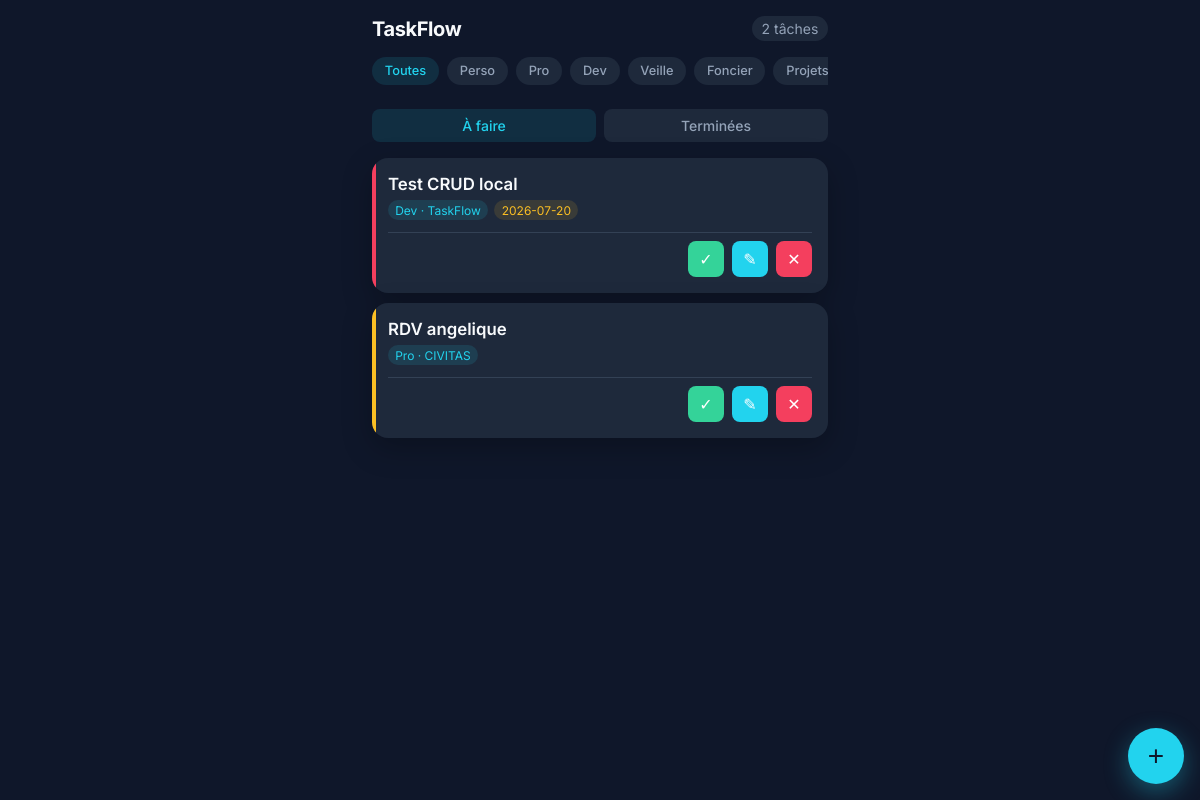
The page / on the database its author committed.
### tables this page shows
CREATE TABLE tasks (id INTEGER PRIMARY KEY AUTOINCREMENT, title TEXT NOT NULL, category TEXT NOT NULL, subcategory TEXT, priority INTEGER CHECK(priority BETWEEN 1 AND 3), due_at TEXT, done INTEGER DEFAULT 0, created_at TEXT DEFAULT CURRENT_TIMESTAMP, done_at TEXT);

### src/TaskRepository.php (called while the page is built, shortened)
<?php
final class TaskRepository
{
    private PDO $pdo;
    public function __construct(PDO $pdo)
    {
        $this->pdo = $pdo;
    }
    public function findIncomplete(?string $category = null): array
    {
        $sql = 'SELECT * FROM tasks WHERE done = 0';
        $params = [];
        $sql .= ' ORDER BY due_at IS NULL, due_at ASC, priority ASC';
        $stmt = $this->pdo->prepare($sql);
        $stmt->execute($params);
        return $stmt->fetchAll();
    }
    public function categories(): array
    {
        return [
            'Perso' => ['Courses', 'Santé', 'Famille'],
            'Pro' => ['Roland', 'CIVITAS', 'Appels'],
            'Dev' => ['TaskFlow', 'Matricothèque', 'LMLaP'],
            'Veille' => ['Météo', 'Veille-tech', 'Veille-concurrence'],
            'Foncier' => ['Carte', 'Dossiers', 'RDV'],
            'Projets' => ['Bougies', 'VINYLS', 'Fundisc'],
            'Administratif' => ['Impôt', 'Banque', 'Assurance'],
        ];
    }
}

### public/index.php (the view, shortened to what this page needs)
<?php
$dbPath = __DIR__ . '/taskflow.db';
if (!file_exists($dbPath)) {
    $dbPath = __DIR__ . '/taskflow.sqlite';
    if (!file_exists($dbPath)) {
        $dbPath = __DIR__ . '/../data/taskflow.db';
    }
}
$pdo = Database::get($dbPath);
$repo = new TaskRepository($pdo);
$categories = $repo->categories();
$view = $_GET['view'] ?? 'todo';
if ($view !== 'done') {
    $view = 'todo';
}
$filter = $_GET['category'] ?? null;
$tasks = $view === 'todo' ? $repo->findIncomplete($filter) : $repo->findDone();
?>
<!DOCTYPE html>
<html lang="fr">
<head>
  <link rel="stylesheet" href="style.css">
</head>
<body>
  <div class="container">
    <header>
      <h1>TaskFlow</h1>
      <span class="count"><?= count($tasks) ?> tâche<?= count($tasks) > 1 ? 's' : '' ?></span>
    </header>
    <nav class="filters">
      <a href="." class="<?= $filter === null ? 'active' : '' ?>">Toutes</a>
      <?php foreach ($categories as $cat => $_): ?>
        <a href="?category=<?= urlencode($cat) ?><?= $view === 'done' ? '&view=done' : '' ?>" class="<?= $filter === $cat ? 'active' : '' ?>"><?= htmlspecialchars($cat) ?></a>
      <?php endforeach; ?>
    </nav>
    <div class="view-toggle">
      <a href="." class="<?= $view === 'todo' ? 'active' : '' ?>">À faire</a>
      <a href="?view=done" class="<?= $view === 'done' ? 'active' : '' ?>">Terminées</a>
    </div>
    <div class="stack">
      <?php foreach ($tasks as $task): ?>
        <article class="task-card priority-<?= (int) $task['priority'] ?> <?= $view === 'done' ? 'done' : '' ?>">
          <div class="task-content">
            <h2><?= htmlspecialchars($task['title'], ENT_QUOTES, 'UTF-8') ?></h2>
            <div class="task-meta">
              <span class="chip"><?= htmlspecialchars($task['category']) ?><?= $task['subcategory'] ? ' · ' . htmlspecialchars($task['subcategory']) : '' ?></span>
              <?php if ($task['due_at']): ?><span class="chip due-chip"><?= htmlspecialchars($task['due_at']) ?></span><?php endif; ?>
            </div>
          </div>
          <div class="task-actions">
            <?php if ($view === 'todo'): ?>
              <form method="post" class="action-form">
                <button type="submit" class="btn btn-success" title="Terminer">✓</button>
              </form>
              <a class="btn btn-primary" href="?action=edit&id=<?= (int) $task['id'] ?>" title="Éditer">✎</a>
            <?php endif; ?>
            <form method="post" class="action-form" onsubmit="return confirm('Supprimer cette tâche ?');">
              <button type="submit" class="btn btn-danger" title="Supprimer">✕</button>
            </form>
          </div>
        </article>
      <?php endforeach; ?>
    </div>
  </div>
  <?php if ($view === 'todo'): ?>
  <button class="add-btn" id="openModal">+</button>
  <?php endif; ?>
</body>
</html>

### public/style.css (style rules this page uses)
:root { --bg: #0f172a; --surface: #1e293b; --surface-light: #334155; --text: #f8fafc; --muted: #94a3b8; --accent: #22d3ee; --accent-soft: rgba(34, 211, 238, .12); --danger: #f43f5e; --success: #34d399; --priority-high: #f43f5e; --priority-med: #fbbf24; --priority-low: #34d399; }
* { box-sizing: border-box; }
body { margin: 0; font-family: 'Inter', system-ui, -apple-system, BlinkMacSystemFont, 'Segoe UI', sans-serif; background: var(--bg); color: var(--text); min-height: 100vh; }
.container { max-width: 480px; margin: 0 auto; padding: 1rem .75rem 4rem; }
header { display: flex; justify-content: space-between; align-items: center; margin-bottom: 1rem; }
header h1 { margin: 0; font-size: 1.25rem; font-weight: 700; letter-spacing: -.02em; }
header .count { font-size: .875rem; color: var(--muted); background: var(--surface); padding: .25rem .6rem; border-radius: 999px; }
.add-btn { position: fixed; bottom: 1rem; right: 1rem; width: 3.5rem; height: 3.5rem; border-radius: 50%; border: none; background: var(--accent); color: var(--bg); font-size: 1.75rem; display: flex; align-items: center; justify-content: center; box-shadow: 0 8px 24px rgba(34, 211, 238, .35); z-index: 50; }
.stack { display: flex; flex-direction: column; gap: .6rem; }
.task-card { background: var(--surface); border-radius: 1rem; padding: 1rem; box-shadow: 0 10px 30px rgba(0, 0, 0, .25); display: grid; grid-template-columns: 1fr auto; gap: .75rem; align-items: start; position: relative; overflow: hidden; }
.task-card::before { content: ''; position: absolute; left: 0; top: 0; bottom: 0; width: 4px; }
.priority-1::before { background: var(--priority-high); }
.priority-2::before { background: var(--priority-med); }
.task-content h2 { margin: 0 0 .35rem; font-size: 1.05rem; line-height: 1.25; font-weight: 600; }
.task-meta { display: flex; flex-wrap: wrap; gap: .4rem; font-size: .75rem; color: var(--muted); }
.chip { background: var(--accent-soft); color: var(--accent); padding: .15rem .45rem; border-radius: 999px; white-space: nowrap; }
.due-chip { background: rgba(251, 191, 36, .12); color: var(--priority-med); }
.filters { display: flex; gap: .5rem; overflow-x: auto; padding-bottom: .5rem; margin-bottom: 1rem; scrollbar-width: none; }
.filters a { flex: 0 0 auto; padding: .4rem .8rem; background: var(--surface); color: var(--muted); border-radius: 999px; text-decoration: none; font-size: .8rem; font-weight: 500; }
.filters a.active { background: var(--accent-soft); color: var(--accent); }
.action-form button, a.btn, .btn { display: inline-flex; align-items: center; justify-content: center; width: 2.25rem; height: 2.25rem; border: none; border-radius: .5rem; color: #fff; font-size: 1rem; text-decoration: none; cursor: pointer; }
.btn-success { background: var(--success); }
.btn-primary { background: var(--accent); color: var(--bg); }
.btn-danger { background: var(--danger); }
.task-card { display: flex; flex-direction: column; gap: .5rem; }
.task-content { width: 100%; }
.task-actions { display: flex; justify-content: flex-end; gap: .5rem; width: 100%; border-top: 1px solid var(--surface-light); padding-top: .5rem; margin-top: .25rem; }
.view-toggle { display: flex; gap: .5rem; margin-bottom: 1rem; }
.view-toggle a { flex: 1; text-align: center; padding: .5rem; background: var(--surface); color: var(--muted); border-radius: .5rem; text-decoration: none; font-size: .875rem; font-weight: 500; }
.view-toggle a.active { background: var(--accent-soft); color: var(--accent); }

### rows shown on the page
tasks: title "Test CRUD local", category "Dev", subcategory "TaskFlow", due_at "2026-07-20"
tasks: title "RDV angelique", category "Pro", subcategory "CIVITAS"

### other values the page prints
count($tasks) "2"
$cat "Perso"
$cat "Pro"
$cat "Dev"
$cat "Veille"
$cat "Foncier"
$cat "Projets"
